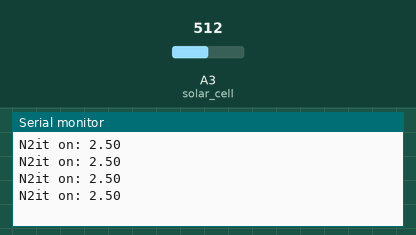
This sketch was run on a simulated Arduino Uno, built with avr-gcc and run on an emulated ATmega328P. Parts: the last lines printed to the serial monitor. Inputs (shaded band) come from the test bench; at power-on: A3 (solar_cell) = 512.

Above: at 1.2 s.
1.3 s: A3 (solar_cell) set to 716
At 1.63 s:
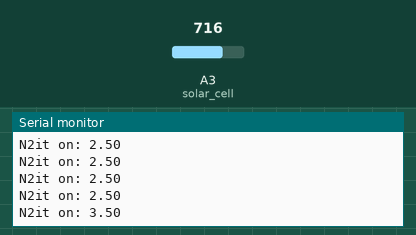
2.8 s: A3 (solar_cell) set to 900
At 3.04 s:
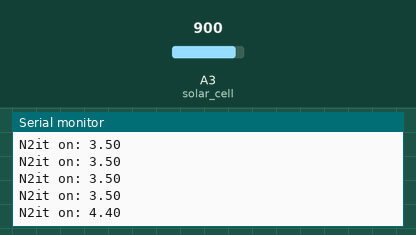
Timing chart, 0 to 5.8 s (numbered marks = the images above; inputs shaded):
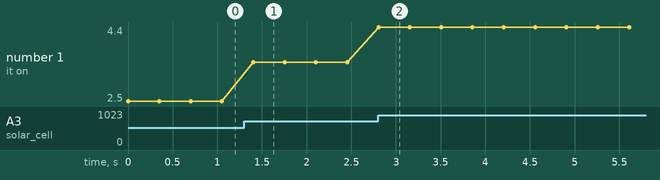

The sketch:

solar_cell.ino
```cpp
int solar_cell = A3;
double solar_voltage;
double voltage;
void setup() {
  // put your setup code here, to run once:
  Serial.begin(9600);
}

void loop() {
  // put your main code here, to run repeatedly:
  solar_voltage = analogRead(solar_cell);
  voltage = (solar_voltage/1023)*5;
  Serial.print("N2it on: ");
  Serial.println(voltage );
  delay(350);
}

//v]iks olla 10mA, ytleme, et full poweri juues on 3V
// I = U/R => R= U/I => R= 300ohm
```

Measured:
- after the input at 1.3 s, the serial monitor: prints a new line after 0.10 s (image 1)
- after the input at 2.8 s, the serial monitor: prints a new line at once (image 2)
- plotted number 1: 2.5 → 3.5 after the input at 1.3 s, 3.5 → 4.4 after the input at 2.8 s
